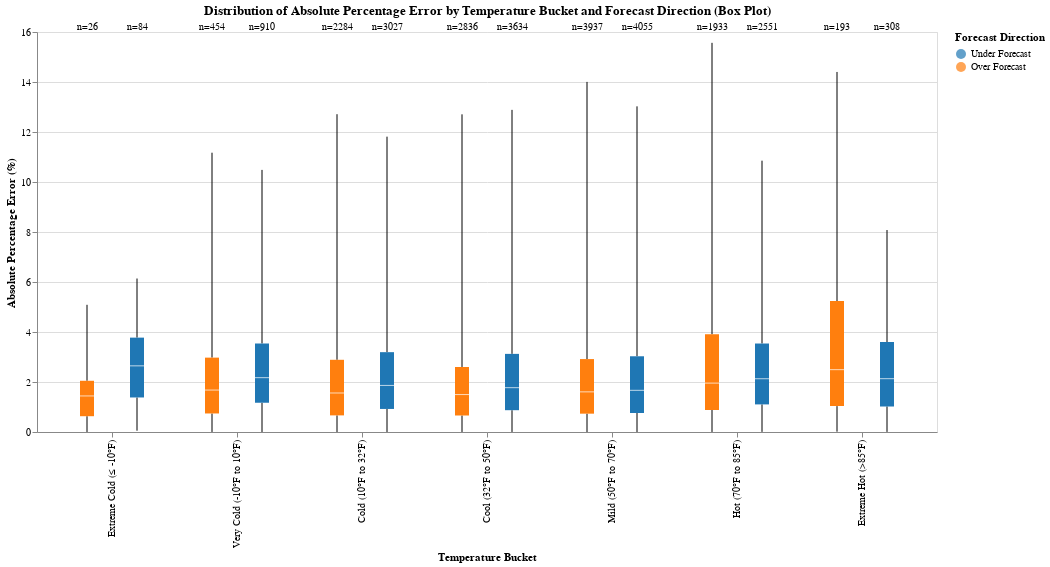

Notebook code cell kept with this figure:
### Code cell
df_box_plot = (
    df_merged
    .filter(pl.col("LoadActual").is_not_null() & pl.col("LoadForecast").is_not_null() & pl.col("Temperature").is_not_null())
    .select(["TemperatureBucket", "IsUnderForecast", "AbsolutePercentageError"])
    .collect()
)

# Add temperature range annotations to bucket labels
df_box_plot = df_box_plot.with_columns(
    pl.col("TemperatureBucket").map_elements(lambda x: temp_range_map.get(x, x)).alias("TemperatureBucketLabel")
)

# Convert IsUnderForecast boolean to readable labels
df_box_plot = df_box_plot.with_columns(
    pl.when(pl.col("IsUnderForecast") == False).then(pl.lit("Over Forecast"))
    .when(pl.col("IsUnderForecast") == True).then(pl.lit("Under Forecast"))
    .alias("ForecastDirection")
)

# Define sort order
bucket_sort_order = [
    "Extreme Cold (≤ -10°F)", 
    "Very Cold (-10°F to 10°F)", 
    "Cold (10°F to 32°F)", 
    "Cool (32°F to 50°F)", 
    "Mild (50°F to 70°F)", 
    "Hot (70°F to 85°F)", 
    "Extreme Hot (>85°F)"
]

# Convert to pandas and set categorical ordering (this part is correct)
df_pandas = df_box_plot.to_pandas()
df_pandas['TemperatureBucketLabel'] = pd.Categorical(
    df_pandas['TemperatureBucketLabel'],
    categories=bucket_sort_order,
    ordered=True
)
df_pandas = df_pandas.sort_values('TemperatureBucketLabel')

# Create SINGLE chart with xOffset (like your working bar chart)
chart = alt.Chart(df_pandas).mark_boxplot(extent='min-max').encode(
    x=alt.X("TemperatureBucketLabel:N", 
            sort=bucket_sort_order,
            title="Temperature Bucket"),
    xOffset=alt.XOffset("ForecastDirection:N"),
    y=alt.Y("AbsolutePercentageError:Q", 
            title="Absolute Percentage Error (%)"),
    color=alt.Color("ForecastDirection:N", 
                    scale=alt.Scale(domain=["Under Forecast", "Over Forecast"], 
                                   range=["#1f77b4", "#ff7f0e"]),
                    title="Forecast Direction"),
    # Tooltip for interactivity
    tooltip=["TemperatureBucketLabel", "ForecastDirection"]
).properties(
    title="Distribution of Absolute Percentage Error by Temperature Bucket and Forecast Direction (Box Plot)",
    width=900,  # Wider to accommodate side-by-side boxes
    height=400
)

# Text labels positioned at top of chart
text = alt.Chart(df_pandas).mark_text(dy=-5, fontSize=10, color="black").encode(
    x=alt.X("TemperatureBucketLabel:N", sort=bucket_sort_order),
    xOffset=alt.XOffset("ForecastDirection:N"),
    y=alt.value(0),  # Position at top of y-axis
    text='CountLabel:N'
).transform_aggregate(
    Count='count()',
    groupby=['TemperatureBucketLabel', 'ForecastDirection']
).transform_calculate(
    CountLabel="'n=' + datum.Count"
)

# Combine layers
combined = chart + text

# Save and show
plots_dir = PROJECT_ROOT / "plots"
plots_dir.mkdir(exist_ok=True)
html_path = plots_dir / "error_distribution_boxplot_by_direction.html"
combined.save(str(html_path))
print(f"Plot saved to: {html_path}")

combined.show()
## box plot nice idea in theory, but makes it look like extreme cold forecasts are more certain (smaller tail)
## this is likely an artifact of the small n value as opposed to true certainty.

### Figure 1 — Vega specification as saved in the notebook (floating-point values rounded to 4 significant figures)
{"$schema": "https://vega.github.io/schema/vega/v6.json", "data": [{"name": "source_0"}, {"name": "data_0"}, {"name": "data_2", "values": [{"ForecastDirection": "Over Forecast", "TemperatureBucketLabel": "Extreme Cold (≤ -10°F)", "lower_box_AbsolutePercentageError": 0.6317, "lower_whisker_AbsolutePercentageError": 0.001124, "mid_box_AbsolutePercentageError": 1.442, "upper_box_AbsolutePercentageError": 2.049, "upper_whisker_AbsolutePercentageError": 5.088}, {"ForecastDirection": "Under Forecast", "TemperatureBucketLabel": "Extreme Cold (≤ -10°F)", "lower_box_AbsolutePercentageError": 1.381, "lower_whisker_AbsolutePercentageError": 0.05225, "mid_box_AbsolutePercentageError": 2.646, "upper_box_AbsolutePercentageError": 3.775, "upper_whisker_AbsolutePercentageError": 6.139}, {"ForecastDirection": "Under Forecast", "TemperatureBucketLabel": "Very Cold (-10°F to 10°F)", "lower_box_AbsolutePercentageError": 1.17, "lower_whisker_AbsolutePercentageError": 0.0005553, "mid_box_AbsolutePercentageError": 2.174, "upper_box_AbsolutePercentageError": 3.54, "upper_whisker_AbsolutePercentageError": 10.48}, {"ForecastDirection": "Over Forecast", "TemperatureBucketLabel": "Very Cold (-10°F to 10°F)", "lower_box_AbsolutePercentageError": 0.7411, "lower_whisker_AbsolutePercentageError": 0.001659, "mid_box_AbsolutePercentageError": 1.678, "upper_box_AbsolutePercentageError": 2.975, "upper_whisker_AbsolutePercentageError": 11.17}, {"ForecastDirection": "Under Forecast", "TemperatureBucketLabel": "Cold (10°F to 32°F)", "lower_box_AbsolutePercentageError": 0.922, "lower_whisker_AbsolutePercentageError": 0.001081, "mid_box_AbsolutePercentageError": 1.863, "upper_box_AbsolutePercentageError": 3.193, "upper_whisker_AbsolutePercentageError": 11.81}, {"ForecastDirection": "Over Forecast", "TemperatureBucketLabel": "Cold (10°F to 32°F)", "lower_box_AbsolutePercentageError": 0.6647, "lower_whisker_AbsolutePercentageError": 0.0001963, "mid_box_AbsolutePercentageError": 1.56, "upper_box_AbsolutePercentageError": 2.888, "upper_whisker_AbsolutePercentageError": 12.71}, {"ForecastDirection": "Under Forecast", "TemperatureBucketLabel": "Cool (32°F to 50°F)", "lower_box_AbsolutePercentageError": 0.8723, "lower_whisker_AbsolutePercentageError": 0.001354, "mid_box_AbsolutePercentageError": 1.773, "upper_box_AbsolutePercentageError": 3.125, "upper_whisker_AbsolutePercentageError": 12.89}, {"ForecastDirection": "Over Forecast", "TemperatureBucketLabel": "Cool (32°F to 50°F)", "lower_box_AbsolutePercentageError": 0.6602, "lower_whisker_AbsolutePercentageError": 0.0009498, "mid_box_AbsolutePercentageError": 1.498, "upper_box_AbsolutePercentageError": 2.601, "upper_whisker_AbsolutePercentageError": 12.71}, {"ForecastDirection": "Over Forecast", "TemperatureBucketLabel": "Mild (50°F to 70°F)", "lower_box_AbsolutePercentageError": 0.7334, "lower_whisker_AbsolutePercentageError": 0.0, "mid_box_AbsolutePercentageError": 1.606, "upper_box_AbsolutePercentageError": 2.917, "upper_whisker_AbsolutePercentageError": 14.0}, {"ForecastDirection": "Under Forecast", "TemperatureBucketLabel": "Mild (50°F to 70°F)", "lower_box_AbsolutePercentageError": 0.7604, "lower_whisker_AbsolutePercentageError": 0.0002021, "mid_box_AbsolutePercentageError": 1.667, "upper_box_AbsolutePercentageError": 3.029, "upper_whisker_AbsolutePercentageError": 13.03}, {"ForecastDirection": "Under Forecast", "TemperatureBucketLabel": "Hot (70°F to 85°F)", "lower_box_AbsolutePercentageError": 1.104, "lower_whisker_AbsolutePercentageError": 0.004701, "mid_box_AbsolutePercentageError": 2.131, "upper_box_AbsolutePercentageError": 3.539, "upper_whisker_AbsolutePercentageError": 10.85}, {"ForecastDirection": "Over Forecast", "TemperatureBucketLabel": "Hot (70°F to 85°F)", "lower_box_AbsolutePercentageError": 0.8841, "lower_whisker_AbsolutePercentageError": 0.001801, "mid_box_AbsolutePercentageError": 1.956, "upper_box_AbsolutePercentageError": 3.905, "upper_whisker_AbsolutePercentageError": 15.57}, {"ForecastDirection": "Under Forecast", "TemperatureBucketLabel": "Extreme Hot (>85°F)", "lower_box_AbsolutePercentageError": 1.022, "lower_whisker_AbsolutePercentageError": 0.004083, "mid_box_AbsolutePercentageError": 2.133, "upper_box_AbsolutePercentageError": 3.598, "upper_whisker_AbsolutePercentageError": 8.079}, {"ForecastDirection": "Over Forecast", "TemperatureBucketLabel": "Extreme Hot (>85°F)", "lower_box_AbsolutePercentageError": 1.035, "lower_whisker_AbsolutePercentageError": 0.01293, "mid_box_AbsolutePercentageError": 2.494, "upper_box_AbsolutePercentageError": 5.24, "upper_whisker_AbsolutePercentageError": 14.4}]}, {"name": "data_3", "values": [{"ForecastDirection": "Over Forecast", "TemperatureBucketLabel": "Extreme Cold (≤ -10°F)", "lower_box_AbsolutePercentageError": 0.6317, "lower_whisker_AbsolutePercentageError": 0.001124, "mid_box_AbsolutePercentageError": 1.442, "upper_box_AbsolutePercentageError": 2.049, "upper_whisker_AbsolutePercentageError": 5.088}, {"ForecastDirection": "Under Forecast", "TemperatureBucketLabel": "Extreme Cold (≤ -10°F)", "lower_box_AbsolutePercentageError": 1.381, "lower_whisker_AbsolutePercentageError": 0.05225, "mid_box_AbsolutePercentageError": 2.646, "upper_box_AbsolutePercentageError": 3.775, "upper_whisker_AbsolutePercentageError": 6.139}, {"ForecastDirection": "Under Forecast", "TemperatureBucketLabel": "Very Cold (-10°F to 10°F)", "lower_box_AbsolutePercentageError": 1.17, "lower_whisker_AbsolutePercentageError": 0.0005553, "mid_box_AbsolutePercentageError": 2.174, "upper_box_AbsolutePercentageError": 3.54, "upper_whisker_AbsolutePercentageError": 10.48}, {"ForecastDirection": "Over Forecast", "TemperatureBucketLabel": "Very Cold (-10°F to 10°F)", "lower_box_AbsolutePercentageError": 0.7411, "lower_whisker_AbsolutePercentageError": 0.001659, "mid_box_AbsolutePercentageError": 1.678, "upper_box_AbsolutePercentageError": 2.975, "upper_whisker_AbsolutePercentageError": 11.17}, {"ForecastDirection": "Under Forecast", "TemperatureBucketLabel": "Cold (10°F to 32°F)", "lower_box_AbsolutePercentageError": 0.922, "lower_whisker_AbsolutePercentageError": 0.001081, "mid_box_AbsolutePercentageError": 1.863, "upper_box_AbsolutePercentageError": 3.193, "upper_whisker_AbsolutePercentageError": 11.81}, {"ForecastDirection": "Over Forecast", "TemperatureBucketLabel": "Cold (10°F to 32°F)", "lower_box_AbsolutePercentageError": 0.6647, "lower_whisker_AbsolutePercentageError": 0.0001963, "mid_box_AbsolutePercentageError": 1.56, "upper_box_AbsolutePercentageError": 2.888, "upper_whisker_AbsolutePercentageError": 12.71}, {"ForecastDirection": "Under Forecast", "TemperatureBucketLabel": "Cool (32°F to 50°F)", "lower_box_AbsolutePercentageError": 0.8723, "lower_whisker_AbsolutePercentageError": 0.001354, "mid_box_AbsolutePercentageError": 1.773, "upper_box_AbsolutePercentageError": 3.125, "upper_whisker_AbsolutePercentageError": 12.89}, {"ForecastDirection": "Over Forecast", "TemperatureBucketLabel": "Cool (32°F to 50°F)", "lower_box_AbsolutePercentageError": 0.6602, "lower_whisker_AbsolutePercentageError": 0.0009498, "mid_box_AbsolutePercentageError": 1.498, "upper_box_AbsolutePercentageError": 2.601, "upper_whisker_AbsolutePercentageError": 12.71}, {"ForecastDirection": "Over Forecast", "TemperatureBucketLabel": "Mild (50°F to 70°F)", "lower_box_AbsolutePercentageError": 0.7334, "lower_whisker_AbsolutePercentageError": 0.0, "mid_box_AbsolutePercentageError": 1.606, "upper_box_AbsolutePercentageError": 2.917, "upper_whisker_AbsolutePercentageError": 14.0}, {"ForecastDirection": "Under Forecast", "TemperatureBucketLabel": "Mild (50°F to 70°F)", "lower_box_AbsolutePercentageError": 0.7604, "lower_whisker_AbsolutePercentageError": 0.0002021, "mid_box_AbsolutePercentageError": 1.667, "upper_box_AbsolutePercentageError": 3.029, "upper_whisker_AbsolutePercentageError": 13.03}, {"ForecastDirection": "Under Forecast", "TemperatureBucketLabel": "Hot (70°F to 85°F)", "lower_box_AbsolutePercentageError": 1.104, "lower_whisker_AbsolutePercentageError": 0.004701, "mid_box_AbsolutePercentageError": 2.131, "upper_box_AbsolutePercentageError": 3.539, "upper_whisker_AbsolutePercentageError": 10.85}, {"ForecastDirection": "Over Forecast", "TemperatureBucketLabel": "Hot (70°F to 85°F)", "lower_box_AbsolutePercentageError": 0.8841, "lower_whisker_AbsolutePercentageError": 0.001801, "mid_box_AbsolutePercentageError": 1.956, "upper_box_AbsolutePercentageError": 3.905, "upper_whisker_AbsolutePercentageError": 15.57}, {"ForecastDirection": "Under Forecast", "TemperatureBucketLabel": "Extreme Hot (>85°F)", "lower_box_AbsolutePercentageError": 1.022, "lower_whisker_AbsolutePercentageError": 0.004083, "mid_box_AbsolutePercentageError": 2.133, "upper_box_AbsolutePercentageError": 3.598, "upper_whisker_AbsolutePercentageError": 8.079}, {"ForecastDirection": "Over Forecast", "TemperatureBucketLabel": "Extreme Hot (>85°F)", "lower_box_AbsolutePercentageError": 1.035, "lower_whisker_AbsolutePercentageError": 0.01293, "mid_box_AbsolutePercentageError": 2.494, "upper_box_AbsolutePercentageError": 5.24, "upper_whisker_AbsolutePercentageError": 14.4}]}, {"name": "data_4", "values": [{"ForecastDirection": "Over Forecast", "TemperatureBucketLabel": "Extreme Cold (≤ -10°F)", "lower_box_AbsolutePercentageError": 0.6317, "lower_whisker_AbsolutePercentageError": 0.001124, "mid_box_AbsolutePercentageError": 1.442, "upper_box_AbsolutePercentageError": 2.049, "upper_whisker_AbsolutePercentageError": 5.088}, {"ForecastDirection": "Under Forecast", "TemperatureBucketLabel": "Extreme Cold (≤ -10°F)", "lower_box_AbsolutePercentageError": 1.381, "lower_whisker_AbsolutePercentageError": 0.05225, "mid_box_AbsolutePercentageError": 2.646, "upper_box_AbsolutePercentageError": 3.775, "upper_whisker_AbsolutePercentageError": 6.139}, {"ForecastDirection": "Under Forecast", "TemperatureBucketLabel": "Very Cold (-10°F to 10°F)", "lower_box_AbsolutePercentageError": 1.17, "lower_whisker_AbsolutePercentageError": 0.0005553, "mid_box_AbsolutePercentageError": 2.174, "upper_box_AbsolutePercentageError": 3.54, "upper_whisker_AbsolutePercentageError": 10.48}, {"ForecastDirection": "Over Forecast", "TemperatureBucketLabel": "Very Cold (-10°F to 10°F)", "lower_box_AbsolutePercentageError": 0.7411, "lower_whisker_AbsolutePercentageError": 0.001659, "mid_box_AbsolutePercentageError": 1.678, "upper_box_AbsolutePercentageError": 2.975, "upper_whisker_AbsolutePercentageError": 11.17}, {"ForecastDirection": "Under Forecast", "TemperatureBucketLabel": "Cold (10°F to 32°F)", "lower_box_AbsolutePercentageError": 0.922, "lower_whisker_AbsolutePercentageError": 0.001081, "mid_box_AbsolutePercentageError": 1.863, "upper_box_AbsolutePercentageError": 3.193, "upper_whisker_AbsolutePercentageError": 11.81}, {"ForecastDirection": "Over Forecast", "TemperatureBucketLabel": "Cold (10°F to 32°F)", "lower_box_AbsolutePercentageError": 0.6647, "lower_whisker_AbsolutePercentageError": 0.0001963, "mid_box_AbsolutePercentageError": 1.56, "upper_box_AbsolutePercentageError": 2.888, "upper_whisker_AbsolutePercentageError": 12.71}, {"ForecastDirection": "Under Forecast", "TemperatureBucketLabel": "Cool (32°F to 50°F)", "lower_box_AbsolutePercentageError": 0.8723, "lower_whisker_AbsolutePercentageError": 0.001354, "mid_box_AbsolutePercentageError": 1.773, "upper_box_AbsolutePercentageError": 3.125, "upper_whisker_AbsolutePercentageError": 12.89}, {"ForecastDirection": "Over Forecast", "TemperatureBucketLabel": "Cool (32°F to 50°F)", "lower_box_AbsolutePercentageError": 0.6602, "lower_whisker_AbsolutePercentageError": 0.0009498, "mid_box_AbsolutePercentageError": 1.498, "upper_box_AbsolutePercentageError": 2.601, "upper_whisker_AbsolutePercentageError": 12.71}, {"ForecastDirection": "Over Forecast", "TemperatureBucketLabel": "Mild (50°F to 70°F)", "lower_box_AbsolutePercentageError": 0.7334, "lower_whisker_AbsolutePercentageError": 0.0, "mid_box_AbsolutePercentageError": 1.606, "upper_box_AbsolutePercentageError": 2.917, "upper_whisker_AbsolutePercentageError": 14.0}, {"ForecastDirection": "Under Forecast", "TemperatureBucketLabel": "Mild (50°F to 70°F)", "lower_box_AbsolutePercentageError": 0.7604, "lower_whisker_AbsolutePercentageError": 0.0002021, "mid_box_AbsolutePercentageError": 1.667, "upper_box_AbsolutePercentageError": 3.029, "upper_whisker_AbsolutePercentageError": 13.03}, {"ForecastDirection": "Under Forecast", "TemperatureBucketLabel": "Hot (70°F to 85°F)", "lower_box_AbsolutePercentageError": 1.104, "lower_whisker_AbsolutePercentageError": 0.004701, "mid_box_AbsolutePercentageError": 2.131, "upper_box_AbsolutePercentageError": 3.539, "upper_whisker_AbsolutePercentageError": 10.85}, {"ForecastDirection": "Over Forecast", "TemperatureBucketLabel": "Hot (70°F to 85°F)", "lower_box_AbsolutePercentageError": 0.8841, "lower_whisker_AbsolutePercentageError": 0.001801, "mid_box_AbsolutePercentageError": 1.956, "upper_box_AbsolutePercentageError": 3.905, "upper_whisker_AbsolutePercentageError": 15.57}, {"ForecastDirection": "Under Forecast", "TemperatureBucketLabel": "Extreme Hot (>85°F)", "lower_box_AbsolutePercentageError": 1.022, "lower_whisker_AbsolutePercentageError": 0.004083, "mid_box_AbsolutePercentageError": 2.133, "upper_box_AbsolutePercentageError": 3.598, "upper_whisker_AbsolutePercentageError": 8.079}, {"ForecastDirection": "Over Forecast", "TemperatureBucketLabel": "Extreme Hot (>85°F)", "lower_box_AbsolutePercentageError": 1.035, "lower_whisker_AbsolutePercentageError": 0.01293, "mid_box_AbsolutePercentageError": 2.494, "upper_box_AbsolutePercentageError": 5.24, "upper_whisker_AbsolutePercentageError": 14.4}]}, {"name": "data_5", "values": [{"ForecastDirection": "Over Forecast", "TemperatureBucketLabel": "Extreme Cold (≤ -10°F)", "lower_box_AbsolutePercentageError": 0.6317, "lower_whisker_AbsolutePercentageError": 0.001124, "mid_box_AbsolutePercentageError": 1.442, "upper_box_AbsolutePercentageError": 2.049, "upper_whisker_AbsolutePercentageError": 5.088}, {"ForecastDirection": "Under Forecast", "TemperatureBucketLabel": "Extreme Cold (≤ -10°F)", "lower_box_AbsolutePercentageError": 1.381, "lower_whisker_AbsolutePercentageError": 0.05225, "mid_box_AbsolutePercentageError": 2.646, "upper_box_AbsolutePercentageError": 3.775, "upper_whisker_AbsolutePercentageError": 6.139}, {"ForecastDirection": "Under Forecast", "TemperatureBucketLabel": "Very Cold (-10°F to 10°F)", "lower_box_AbsolutePercentageError": 1.17, "lower_whisker_AbsolutePercentageError": 0.0005553, "mid_box_AbsolutePercentageError": 2.174, "upper_box_AbsolutePercentageError": 3.54, "upper_whisker_AbsolutePercentageError": 10.48}, {"ForecastDirection": "Over Forecast", "TemperatureBucketLabel": "Very Cold (-10°F to 10°F)", "lower_box_AbsolutePercentageError": 0.7411, "lower_whisker_AbsolutePercentageError": 0.001659, "mid_box_AbsolutePercentageError": 1.678, "upper_box_AbsolutePercentageError": 2.975, "upper_whisker_AbsolutePercentageError": 11.17}, {"ForecastDirection": "Under Forecast", "TemperatureBucketLabel": "Cold (10°F to 32°F)", "lower_box_AbsolutePercentageError": 0.922, "lower_whisker_AbsolutePercentageError": 0.001081, "mid_box_AbsolutePercentageError": 1.863, "upper_box_AbsolutePercentageError": 3.193, "upper_whisker_AbsolutePercentageError": 11.81}, {"ForecastDirection": "Over Forecast", "TemperatureBucketLabel": "Cold (10°F to 32°F)", "lower_box_AbsolutePercentageError": 0.6647, "lower_whisker_AbsolutePercentageError": 0.0001963, "mid_box_AbsolutePercentageError": 1.56, "upper_box_AbsolutePercentageError": 2.888, "upper_whisker_AbsolutePercentageError": 12.71}, {"ForecastDirection": "Under Forecast", "TemperatureBucketLabel": "Cool (32°F to 50°F)", "lower_box_AbsolutePercentageError": 0.8723, "lower_whisker_AbsolutePercentageError": 0.001354, "mid_box_AbsolutePercentageError": 1.773, "upper_box_AbsolutePercentageError": 3.125, "upper_whisker_AbsolutePercentageError": 12.89}, {"ForecastDirection": "Over Forecast", "TemperatureBucketLabel": "Cool (32°F to 50°F)", "lower_box_AbsolutePercentageError": 0.6602, "lower_whisker_AbsolutePercentageError": 0.0009498, "mid_box_AbsolutePercentageError": 1.498, "upper_box_AbsolutePercentageError": 2.601, "upper_whisker_AbsolutePercentageError": 12.71}, {"ForecastDirection": "Over Forecast", "TemperatureBucketLabel": "Mild (50°F to 70°F)", "lower_box_AbsolutePercentageError": 0.7334, "lower_whisker_AbsolutePercentageError": 0.0, "mid_box_AbsolutePercentageError": 1.606, "upper_box_AbsolutePercentageError": 2.917, "upper_whisker_AbsolutePercentageError": 14.0}, {"ForecastDirection": "Under Forecast", "TemperatureBucketLabel": "Mild (50°F to 70°F)", "lower_box_AbsolutePercentageError": 0.7604, "lower_whisker_AbsolutePercentageError": 0.0002021, "mid_box_AbsolutePercentageError": 1.667, "upper_box_AbsolutePercentageError": 3.029, "upper_whisker_AbsolutePercentageError": 13.03}, {"ForecastDirection": "Under Forecast", "TemperatureBucketLabel": "Hot (70°F to 85°F)", "lower_box_AbsolutePercentageError": 1.104, "lower_whisker_AbsolutePercentageError": 0.004701, "mid_box_AbsolutePercentageError": 2.131, "upper_box_AbsolutePercentageError": 3.539, "upper_whisker_AbsolutePercentageError": 10.85}, {"ForecastDirection": "Over Forecast", "TemperatureBucketLabel": "Hot (70°F to 85°F)", "lower_box_AbsolutePercentageError": 0.8841, "lower_whisker_AbsolutePercentageError": 0.001801, "mid_box_AbsolutePercentageError": 1.956, "upper_box_AbsolutePercentageError": 3.905, "upper_whisker_AbsolutePercentageError": 15.57}, {"ForecastDirection": "Under Forecast", "TemperatureBucketLabel": "Extreme Hot (>85°F)", "lower_box_AbsolutePercentageError": 1.022, "lower_whisker_AbsolutePercentageError": 0.004083, "mid_box_AbsolutePercentageError": 2.133, "upper_box_AbsolutePercentageError": 3.598, "upper_whisker_AbsolutePercentageError": 8.079}, {"ForecastDirection": "Over Forecast", "TemperatureBucketLabel": "Extreme Hot (>85°F)", "lower_box_AbsolutePercentageError": 1.035, "lower_whisker_AbsolutePercentageError": 0.01293, "mid_box_AbsolutePercentageError": 2.494, "upper_box_AbsolutePercentageError": 5.24, "upper_whisker_AbsolutePercentageError": 14.4}]}, {"name": "data_6", "values": [{"CountLabel": "n=26", "ForecastDirection": "Over Forecast", "TemperatureBucketLabel": "Extreme Cold (≤ -10°F)", "x_TemperatureBucketLabel_sort_index": 7.0}, {"CountLabel": "n=84", "ForecastDirection": "Under Forecast", "TemperatureBucketLabel": "Extreme Cold (≤ -10°F)", "x_TemperatureBucketLabel_sort_index": 7.0}, {"CountLabel": "n=910", "ForecastDirection": "Under Forecast", "TemperatureBucketLabel": "Very Cold (-10°F to 10°F)", "x_TemperatureBucketLabel_sort_index": 7.0}, {"CountLabel": "n=454", "ForecastDirection": "Over Forecast", "TemperatureBucketLabel": "Very Cold (-10°F to 10°F)", "x_TemperatureBucketLabel_sort_index": 7.0}, {"CountLabel": "n=3027", "ForecastDirection": "Under Forecast", "TemperatureBucketLabel": "Cold (10°F to 32°F)", "x_TemperatureBucketLabel_sort_index": 7.0}, {"CountLabel": "n=2284", "ForecastDirection": "Over Forecast", "TemperatureBucketLabel": "Cold (10°F to 32°F)", "x_TemperatureBucketLabel_sort_index": 7.0}, {"CountLabel": "n=3634", "ForecastDirection": "Under Forecast", "TemperatureBucketLabel": "Cool (32°F to 50°F)", "x_TemperatureBucketLabel_sort_index": 7.0}, {"CountLabel": "n=2836", "ForecastDirection": "Over Forecast", "TemperatureBucketLabel": "Cool (32°F to 50°F)", "x_TemperatureBucketLabel_sort_index": 7.0}, {"CountLabel": "n=3937", "ForecastDirection": "Over Forecast", "TemperatureBucketLabel": "Mild (50°F to 70°F)", "x_TemperatureBucketLabel_sort_index": 7.0}, {"CountLabel": "n=4055", "ForecastDirection": "Under Forecast", "TemperatureBucketLabel": "Mild (50°F to 70°F)", "x_TemperatureBucketLabel_sort_index": 7.0}, {"CountLabel": "n=2551", "ForecastDirection": "Under Forecast", "TemperatureBucketLabel": "Hot (70°F to 85°F)", "x_TemperatureBucketLabel_sort_index": 7.0}, {"CountLabel": "n=1933", "ForecastDirection": "Over Forecast", "TemperatureBucketLabel": "Hot (70°F to 85°F)", "x_TemperatureBucketLabel_sort_index": 7.0}, {"CountLabel": "n=308", "ForecastDirection": "Under Forecast", "TemperatureBucketLabel": "Extreme Hot (>85°F)", "x_TemperatureBucketLabel_sort_index": 7.0}, {"CountLabel": "n=193", "ForecastDirection": "Over Forecast", "TemperatureBucketLabel": "Extreme Hot (>85°F)", "x_TemperatureBucketLabel_sort_index": 7.0}]}, {"name": "data_0_x_domain_TemperatureBucketLabel_0", "values": [{"TemperatureBucketLabel": "Extreme Cold (≤ -10°F)", "sort_field": 7.0}, {"TemperatureBucketLabel": "Very Cold (-10°F to 10°F)", "sort_field": 7.0}, {"TemperatureBucketLabel": "Cold (10°F to 32°F)", "sort_field": 7.0}, {"TemperatureBucketLabel": "Cool (32°F to 50°F)", "sort_field": 7.0}, {"TemperatureBucketLabel": "Mild (50°F to 70°F)", "sort_field": 7.0}, {"TemperatureBucketLabel": "Hot (70°F to 85°F)", "sort_field": 7.0}, {"TemperatureBucketLabel": "Extreme Hot (>85°F)", "sort_field": 7.0}]}, {"name": "data_6_x_domain_TemperatureBucketLabel_1", "values": [{"TemperatureBucketLabel": "Extreme Cold (≤ -10°F)", "sort_field": 7.0}, {"TemperatureBucketLabel": "Very Cold (-10°F to 10°F)", "sort_field": 7.0}, {"TemperatureBucketLabel": "Cold (10°F to 32°F)", "sort_field": 7.0}, {"TemperatureBucketLabel": "Cool (32°F to 50°F)", "sort_field": 7.0}, {"TemperatureBucketLabel": "Mild (50°F to 70°F)", "sort_field": 7.0}, {"TemperatureBucketLabel": "Hot (70°F to 85°F)", "sort_field": 7.0}, {"TemperatureBucketLabel": "Extreme Hot (>85°F)", "sort_field": 7.0}]}, {"name": "data_2_xOffset_domain_ForecastDirection_0", "values": [{"ForecastDirection": "Over Forecast"}, {"ForecastDirection": "Under Forecast"}]}, {"name": "data_3_xOffset_domain_ForecastDirection_1", "values": [{"ForecastDirection": "Over Forecast"}, {"ForecastDirection": "Under Forecast"}]}, {"name": "data_4_xOffset_domain_ForecastDirection_2", "values": [{"ForecastDirection": "Over Forecast"}, {"ForecastDirection": "Under Forecast"}]}, {"name": "data_5_xOffset_domain_ForecastDirection_3", "values": [{"ForecastDirection": "Over Forecast"}, {"ForecastDirection": "Under Forecast"}]}, {"name": "data_6_xOffset_domain_ForecastDirection_4", "values": [{"ForecastDirection": "Over Forecast"}, {"ForecastDirection": "Under Forecast"}]}], "marks": [{"type": "rule", "name": "layer_0_layer_0_marks", "from": {"data": "data_2"}, "encode": {"update": {"y": {"field": "lower_whisker_AbsolutePercentageError", "scale": "y"}, "tooltip": {"signal": "{\"Max of Absolute Percentage Error (%)\": format(datum[\"upper_whisker_AbsolutePercentageError\"], \"\"), \"Q3 of Absolute Percentage Error (%)\": format(datum[\"upper_box_AbsolutePercentageError\"], \"\"), \"Median of Absolute Percentage Error (%)\": format(datum[\"mid_box_AbsolutePercentageError\"], \"\"), \"Q1 of Absolute Percentage Error (%)\": format(datum[\"lower_box_AbsolutePercentageError\"], \"\"), \"Min of Absolute Percentage Error (%)\": format(datum[\"lower_whisker_AbsolutePercentageError\"], \"\"), \"Forecast Direction\": isValid(datum[\"ForecastDirection\"]) ? datum[\"ForecastDirection\"] : \"\"+datum[\"ForecastDirection\"], \"Temperature Bucket\": isValid(datum[\"TemperatureBucketLabel\"]) ? datum[\"TemperatureBucketLabel\"] : \"\"+datum[\"TemperatureBucketLabel\"], \"ForecastDirection\": isValid(datum[\"ForecastDirection\"]) ? datum[\"ForecastDirection\"] : \"\"+datum[\"ForecastDirection\"]}"}, "x": {"field": "TemperatureBucketLabel", "scale": "x", "offset": {"field": "ForecastDirection", "scale": "xOffset", "band": 0.5}}, "y2": {"field": "lower_box_AbsolutePercentageError", "scale": "y"}, "stroke": {"value": "black"}}}, "style": ["rule", "boxplot-rule"], "aria": false}, {"type": "rule", "name": "layer_0_layer_1_marks", "from": {"data": "data_3"}, "encode": {"update": {"x": {"field": "TemperatureBucketLabel", "scale": "x", "offset": {"field": "ForecastDirection", "scale": "xOffset", "band": 0.5}}, "y2": {"field": "upper_whisker_AbsolutePercentageError", "scale": "y"}, "y": {"field": "upper_box_AbsolutePercentageError", "scale": "y"}, "stroke": {"value": "black"}, "tooltip": {"signal": "{\"Max of Absolute Percentage Error (%)\": format(datum[\"upper_whisker_AbsolutePercentageError\"], \"\"), \"Q3 of Absolute Percentage Error (%)\": format(datum[\"upper_box_AbsolutePercentageError\"], \"\"), \"Median of Absolute Percentage Error (%)\": format(datum[\"mid_box_AbsolutePercentageError\"], \"\"), \"Q1 of Absolute Percentage Error (%)\": format(datum[\"lower_box_AbsolutePercentageError\"], \"\"), \"Min of Absolute Percentage Error (%)\": format(datum[\"lower_whisker_AbsolutePercentageError\"], \"\"), \"Forecast Direction\": isValid(datum[\"ForecastDirection\"]) ? datum[\"ForecastDirection\"] : \"\"+datum[\"ForecastDirection\"], \"Temperature Bucket\": isValid(datum[\"TemperatureBucketLabel\"]) ? datum[\"TemperatureBucketLabel\"] : \"\"+datum[\"TemperatureBucketLabel\"], \"ForecastDirection\": isValid(datum[\"ForecastDirection\"]) ? datum[\"ForecastDirection\"] : \"\"+datum[\"ForecastDirection\"]}"}}}, "aria": false, "style": ["rule", "boxplot-rule"]}, {"type": "rect", "name": "layer_0_layer_2_marks", "from": {"data": "data_4"}, "encode": {"update": {"fill": {"field": "ForecastDirection", "scale": "color"}, "width": {"value": 14}, "y": {"field": "lower_box_AbsolutePercentageError", "scale": "y"}, "xc": {"field": "TemperatureBucketLabel", "scale": "x", "offset": {"field": "ForecastDirection", "scale": "xOffset", "band": 0.5}}, "tooltip": {"signal": "{\"Max of Absolute Percentage Error (%)\": format(datum[\"upper_whisker_AbsolutePercentageError\"], \"\"), \"Q3 of Absolute Percentage Error (%)\": format(datum[\"upper_box_AbsolutePercentageError\"], \"\"), \"Median of Absolute Percentage Error (%)\": format(datum[\"mid_box_AbsolutePercentageError\"], \"\"), \"Q1 of Absolute Percentage Error (%)\": format(datum[\"lower_box_AbsolutePercentageError\"], \"\"), \"Min of Absolute Percentage Error (%)\": format(datum[\"lower_whisker_AbsolutePercentageError\"], \"\"), \"Forecast Direction\": isValid(datum[\"ForecastDirection\"]) ? datum[\"ForecastDirection\"] : \"\"+datum[\"ForecastDirection\"], \"Temperature Bucket\": isValid(datum[\"TemperatureBucketLabel\"]) ? datum[\"TemperatureBucketLabel\"] : \"\"+datum[\"TemperatureBucketLabel\"], \"ForecastDirection\": isValid(datum[\"ForecastDirection\"]) ? datum[\"ForecastDirection\"] : \"\"+datum[\"ForecastDirection\"]}"}, "y2": {"field": "upper_box_AbsolutePercentageError", "scale": "y"}}}, "style": ["bar", "boxplot-box"]}, {"type": "rect", "name": "layer_0_layer_3_marks", "from": {"data": "data_5"}, "encode": {"update": {"xc": {"field": "TemperatureBucketLabel", "scale": "x", "offset": {"field": "ForecastDirection", "scale": "xOffset", "band": 0.5}}, "yc": {"field": "mid_box_AbsolutePercentageError", "scale": "y"}, "tooltip": {"signal": "{\"Max of Absolute Percentage Error (%)\": format(datum[\"upper_whisker_AbsolutePercentageError\"], \"\"), \"Q3 of Absolute Percentage Error (%)\": format(datum[\"upper_box_AbsolutePercentageError\"], \"\"), \"Median of Absolute Percentage Error (%)\": format(datum[\"mid_box_AbsolutePercentageError\"], \"\"), \"Q1 of Absolute Percentage Error (%)\": format(datum[\"lower_box_AbsolutePercentageError\"], \"\"), \"Min of Absolute Percentage Error (%)\": format(datum[\"lower_whisker_AbsolutePercentageError\"], \"\"), \"Forecast Direction\": isValid(datum[\"ForecastDirection\"]) ? datum[\"ForecastDirection\"] : \"\"+datum[\"ForecastDirection\"], \"Temperature Bucket\": isValid(datum[\"TemperatureBucketLabel\"]) ? datum[\"TemperatureBucketLabel\"] : \"\"+datum[\"TemperatureBucketLabel\"], \"ForecastDirection\": isValid(datum[\"ForecastDirection\"]) ? datum[\"ForecastDirection\"] : \"\"+datum[\"ForecastDirection\"]}"}, "opacity": {"value": 0.7}, "width": {"value": 14}, "height": {"value": 1}, "fill": [{"field": "ForecastDirection", "scale": "color", "test": "datum['lower_box_AbsolutePercentageError'] >= datum['upper_box_AbsolutePercentageError']"}, {"value": "white"}]}}, "style": ["tick", "boxplot-median"], "aria": false}, {"type": "text", "name": "layer_1_marks", "from": {"data": "data_6"}, "encode": {"update": {"text": {"signal": "isValid(datum[\"CountLabel\"]) ? datum[\"CountLabel\"] : \"\"+datum[\"CountLabel\"]"}, "y": {"value": 0}, "fill": {"value": "black"}, "fontSize": {"value": 10}, "dy": {"value": -5}, "baseline": {"value": "middle"}, "align": {"value": "center"}, "x": {"field": "TemperatureBucketLabel", "scale": "x", "offset": {"field": "ForecastDirection", "scale": "xOffset", "band": 0.5}}}}, "style": ["text"]}], "scales": [{"name": "x", "type": "band", "domain": {"fields": [{"data": "data_0_x_domain_TemperatureBucketLabel_0", "field": "TemperatureBucketLabel"}, {"data": "data_6_x_domain_TemperatureBucketLabel_1", "field": "TemperatureBucketLabel"}], "sort": {"op": "max", "field": "sort_field"}}, "range": [0, {"signal": "width"}], "paddingOuter": 0.2, "paddingInner": 0.2}, {"name": "y", "type": "linear", "domain": {"fields": [{"data": "data_2", "field": "lower_whisker_AbsolutePercentageError"}, {"data": "data_2", "field": "lower_box_AbsolutePercentageError"}, {"data": "data_3", "field": "upper_box_AbsolutePercentageError"}, {"data": "data_3", "field": "upper_whisker_AbsolutePercentageError"}, {"data": "data_4", "field": "lower_box_AbsolutePercentageError"}, {"data": "data_4", "field": "upper_box_AbsolutePercentageError"}, {"data": "data_5", "field": "mid_box_AbsolutePercentageError"}]}, "range": [{"signal": "height"}, 0], "zero": true, "nice": true}, {"name": "xOffset", "type": "band", "domain": {"fields": [{"data": "data_2_xOffset_domain_ForecastDirection_0", "field": "ForecastDirection"}, {"data": "data_3_xOffset_domain_ForecastDirection_1", "field": "ForecastDirection"}, {"data": "data_4_xOffset_domain_ForecastDirection_2", "field": "ForecastDirection"}, {"data": "data_5_xOffset_domain_ForecastDirection_3", "field": "ForecastDirection"}, {"data": "data_6_xOffset_domain_ForecastDirection_4", "field": "ForecastDirection"}], "sort": true}, "range": [0, {"signal": "bandwidth('x')"}]}, {"name": "color", "type": "ordinal", "domain": ["Under Forecast", "Over Forecast"], "range": ["#1f77b4", "#ff7f0e"]}], "axes": [{"scale": "y", "zindex": 0, "domain": false, "gridScale": "x", "orient": "left", "grid": true, "tickCount": {"signal": "ceil(height/40)"}, "labels": false, "aria": false, "maxExtent": 0, "minExtent": 0, "ticks": false}, {"scale": "x", "grid": false, "orient": "bottom", "labelAlign": "right", "labelAngle": 270, "title": "Temperature Bucket", "labelBaseline": "middle", "zindex": 0}, {"scale": "y", "zindex": 0, "labelOverlap": true, "grid": false, "title": "Absolute Percentage Error (%)", "tickCount": {"signal": "ceil(height/40)"}, "orient": "left"}], "title": {"text": "Distribution of Absolute Percentage Error by Temperature Bucket and Forecast Direction (Box Plot)", "frame": "group"}, "width": 900, "padding": 5, "height": 400, "legends": [{"title": "Forecast Direction", "fill": "color", "symbolType": "circle", "encode": {"symbols": {"update": {"opacity": {"value": 0.7}}}}}], "background": "white", "style": "cell"}
